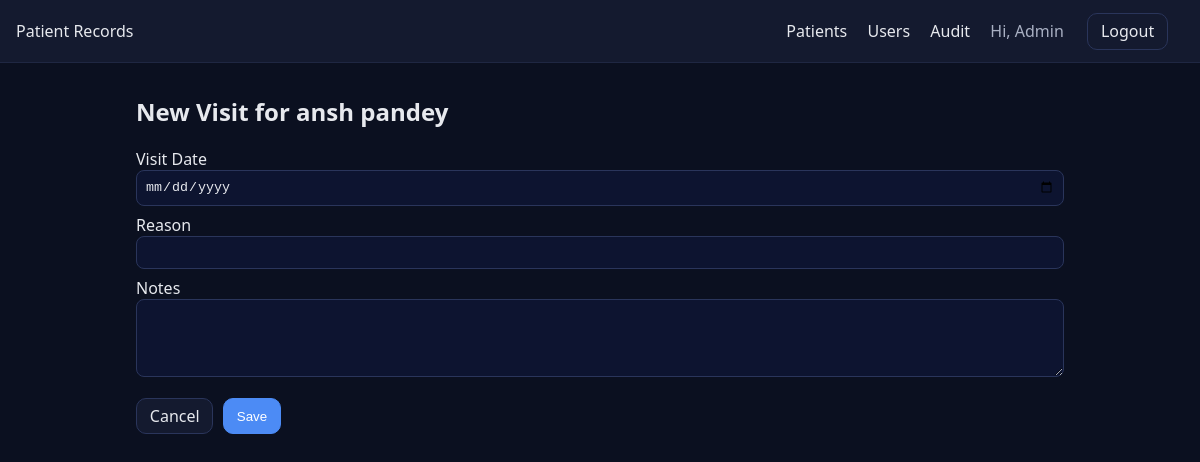
/patients/2/visits/new (signed in), run on the app's committed database.
### models.py (models this page shows, shortened)
class User(db.Model):
    id = db.Column(db.Integer, primary_key=True)
    email = db.Column(db.String(255), unique=True, nullable=False)
    name = db.Column(db.String(120), nullable=False)
    password_hash = db.Column(db.String(255), nullable=False)
    role = db.Column(db.String(32), default="clinician")  # admin, clinician
    active = db.Column(db.Boolean, default=True)
    @property
    def is_authenticated(self):
        return True

class Patient(db.Model):
    id = db.Column(db.Integer, primary_key=True)
    first_name = db.Column(db.String(120), nullable=False)
    last_name = db.Column(db.String(120), nullable=False)
    dob = db.Column(db.Date, nullable=False)
    gender = db.Column(db.String(20))
    address_enc = db.Column(db.LargeBinary)
    phone_enc = db.Column(db.LargeBinary)
    medical_history_enc = db.Column(db.LargeBinary)
    created_at = db.Column(db.DateTime, default=datetime.utcnow)
    updated_at = db.Column(db.DateTime, default=datetime.utcnow, onupdate=datetime.utcnow)

### app.py (the view, shortened to what this page needs)
    @app.route("/patients/<int:pid>/visits/new", methods=["GET","POST"])
    @login_required
    def visit_new(pid):
        p = Patient.query.get_or_404(pid)
        form = VisitForm()
        return render_template("visit_form.html", form=form, p=p)

### forms.py
class VisitForm(FlaskForm):
    visit_date = DateField("Visit Date", validators=[DataRequired()], format="%Y-%m-%d")
    reason = StringField("Reason")
    notes = TextAreaField("Notes")
    submit = SubmitField("Save")

### templates/visit_form.html (shortened to what this page needs)
{% extends 'base.html' %}
{% block content %}
<h2>New Visit for {{ p.first_name }} {{ p.last_name }}</h2>
<form method="post" novalidate>
  <div class="field">{{ form.visit_date.label }} {{ form.visit_date() }}</div>
  <div class="field">{{ form.reason.label }} {{ form.reason() }}</div>
  <div class="field">{{ form.notes.label }} {{ form.notes(rows=4) }}</div>
  <div class="actions">
    <a class="btn" href="{{ url_for('patient_detail', pid=p.id) }}">Cancel</a>
    {{ form.submit(class_="btn primary") }}
  </div>
</form>
{% endblock %}

### templates/base.html (shortened to what this page needs)
<!doctype html>
<html lang="en">
<head>
  <link rel="stylesheet" href="{{ url_for('static', filename='styles.css') }}">
</head>
<body>
  <nav class="navbar">
    <div class="nav-left"><a href="{{ url_for('index') }}">Patient Records</a></div>
    <div class="nav-right">
      {% if current_user.is_authenticated %}
        <a href="{{ url_for('patients_list') }}">Patients</a>
        {% if current_user.role == 'admin' %}
          <a href="{{ url_for('users_page') }}">Users</a>
          <a href="{{ url_for('audit_page') }}">Audit</a>
        {% endif %}
        <span class="user">Hi, {{ current_user.name }}</span>
        <a class="btn" href="{{ url_for('logout') }}">Logout</a>
      {% endif %}
    </div>
  </nav>
  <main class="container">
    {% block content %}{% endblock %}
  </main>
</body>
</html>

### static/styles.css (style rules this page uses)
:root { --bg: #0b1020; --card: #141a2f; --text: #e7e9ee; --muted: #a9b0c3; --primary: #4c8bf5; --danger: #e35b5b; }
* { box-sizing: border-box; }
body { margin: 0; font-family: system-ui, -apple-system, Segoe UI, Roboto, sans-serif; background: var(--bg); color: var(--text); }
a { color: var(--text); text-decoration: none; }
.container { max-width: 960px; margin: 2rem auto; padding: 0 1rem; }
.navbar { display:flex; justify-content: space-between; align-items:center; background: var(--card); padding: 0.8rem 1rem; border-bottom: 1px solid #1f2742; }
.navbar a { margin-right: 1rem; }
.navbar .btn { margin-left: 0.6rem; }
.user { color: var(--muted); margin-right: 0.6rem; }
h2, h3 { margin-top: 0; }
.btn { display:inline-block; background: var(--card); border: 1px solid #2a355b; padding: 0.4rem 0.8rem; border-radius: 10px; cursor: pointer; }
.btn.primary { background: var(--primary); border-color: var(--primary); color: white; }
.field { margin: 0.5rem 0; }
.field input, .field textarea, .field select { width: 100%; padding: 0.5rem; border-radius: 8px; border: 1px solid #2a355b; background: #0d1430; color: var(--text); }
.actions { margin-top: 1rem; display:flex; gap: 0.6rem; }

### data on the page
User: name "Admin"
Patient: first_name "ansh", last_name "pandey"
